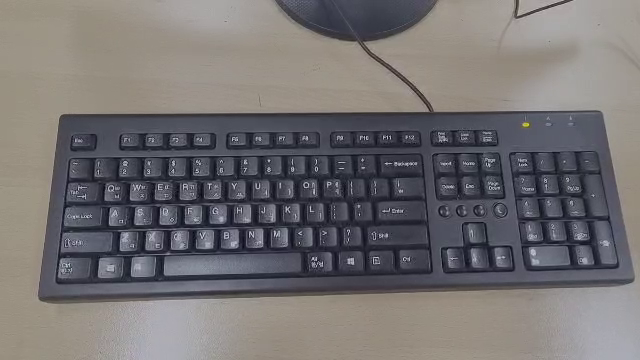
#> input picture frame 15 of hw5 [F3BA024].mp4, 640 x 360 px, given in place of hw2.mp4, which was not available
$ python homework2.py
#> lines starting #> are read from the running program, lines starting #| are printed output that depends on the picture; after the words box and inside, x2 and y2 are one past the last pixel; in counts of white or black regions, pixels touching at a corner belong together; pictures that were not available may be replaced by others from this repository, and a replacement may not be noted
import cv2
import numpy as np
cap = cv2.VideoCapture('hw2.mp4')
while(1):
# Take each frame
    ret, frame = cap.read()
#> frame is the input picture: shape (360, 640, 3); mean B, G, R 113.5, 112.6, 115.7
    hsv = cv2.cvtColor(frame, cv2.COLOR_BGR2HSV)
#> hsv: shape (360, 640, 3); mean H, S, V 68.8, 35.4, 122
# define range of blue color in HSV
    lower_blue = np.array([120,40,40])
    upper_blue = np.array([179,255,255])
# Threshold the HSV image to get only blue colors
    mask = cv2.inRange(hsv, lower_blue, upper_blue)
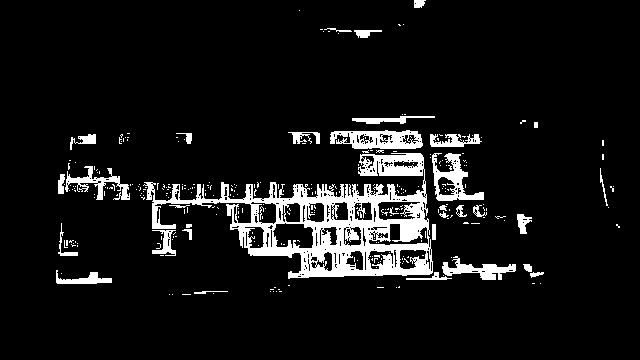
#> mask: shape (360, 640); 8.4% white; 303 white regions (269 under 20 px), largest, box (x1, y1, x2, y2) and area: (143, 153, 433, 279) 11692, (330, 130, 423, 149) 1205, (432, 153, 484, 201) 984
# Bitwise-AND mask and original image
    res = cv2.bitwise_and(frame,frame, mask= mask)
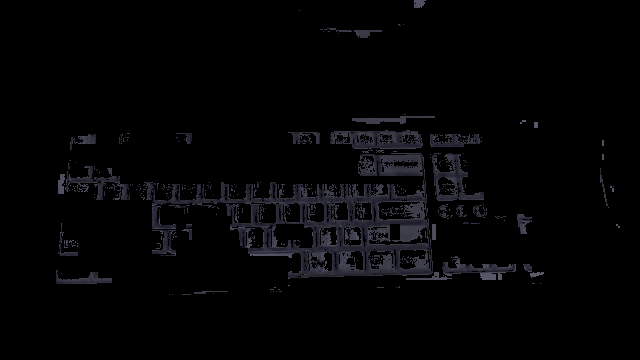
#> res: shape (360, 640, 3); mean B, G, R 5.3, 4.2, 4.2
    cv2.imshow('frame',frame)
    cv2.imshow('mask',mask)
    cv2.imshow('res',res)
    k = cv2.waitKey(5) & 0xFF
#> (key Esc is pressed here)
    if k == 27:
        break

cv2.destroyAllWindows()

$ run again, starting later in the video
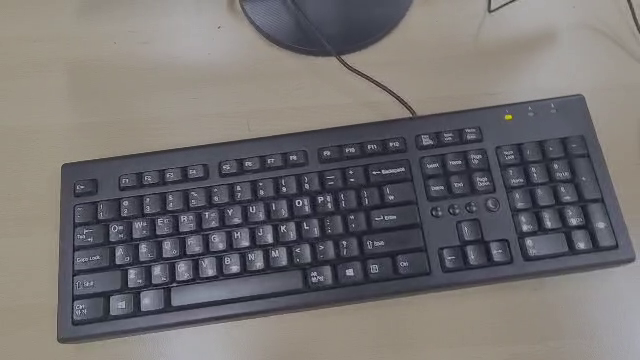
#> input picture frame 71 of hw5 [F3BA024].mp4, 640 x 360 px, given in place of hw2.mp4, which was not available
#> frame is the input picture: shape (360, 640, 3); mean B, G, R 112.8, 112.5, 115.9
#> hsv: shape (360, 640, 3); mean H, S, V 67.2, 35, 121.8
#> `mask = cv2.inRange(hsv, lower_blue, upper_blue)`:
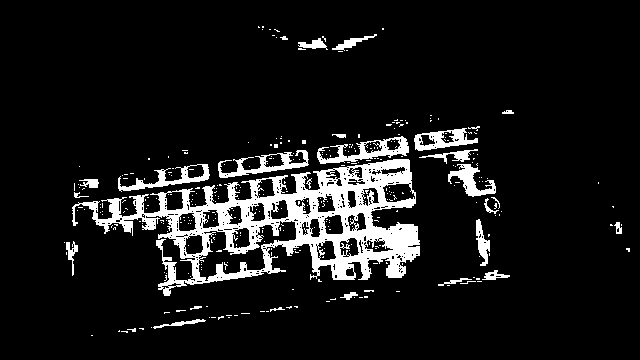
#> mask: shape (360, 640); 9.6% white; 338 white regions (311 under 20 px), largest, box (x1, y1, x2, y2) and area: (72, 159, 420, 296) 15411, (317, 136, 409, 164) 921, (218, 150, 309, 178) 814
#> `res = cv2.bitwise_and(frame,frame, mask= mask)`:
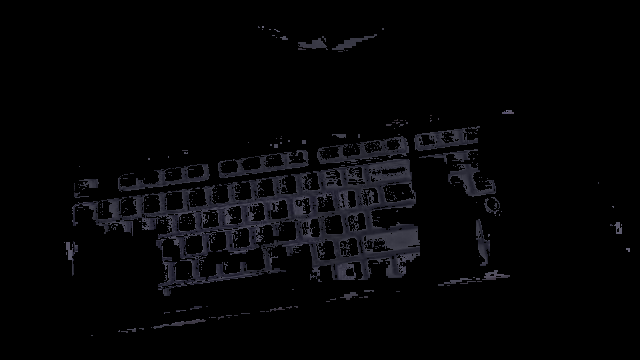
#> res: shape (360, 640, 3); mean B, G, R 6, 4.8, 4.8

$ run again, starting later in the video
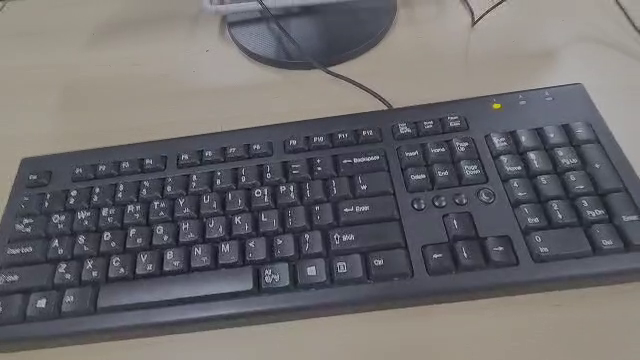
#> input picture frame 126 of hw5 [F3BA024].mp4, 640 x 360 px, given in place of hw2.mp4, which was not available
#> frame is the input picture: shape (360, 640, 3); mean B, G, R 108.6, 106.4, 108.5
#> hsv: shape (360, 640, 3); mean H, S, V 74.1, 35.2, 115.8
#> `mask = cv2.inRange(hsv, lower_blue, upper_blue)`:
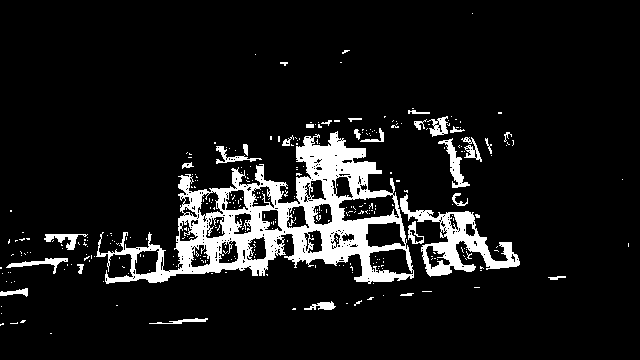
#> mask: shape (360, 640); 9.6% white; 324 white regions (294 under 20 px), largest, box (x1, y1, x2, y2) and area: (96, 131, 414, 284) 15255, (400, 194, 520, 277) 2866, (438, 138, 470, 188) 458
#> `res = cv2.bitwise_and(frame,frame, mask= mask)`:
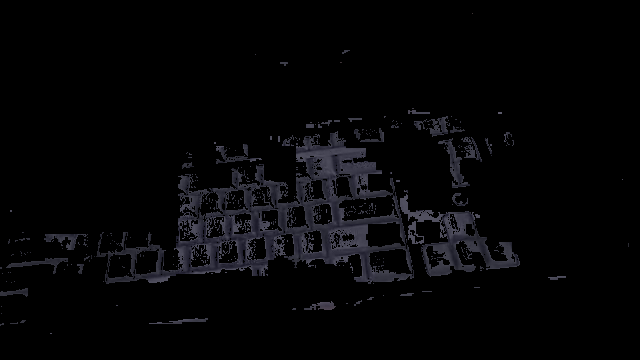
#> res: shape (360, 640, 3); mean B, G, R 6.4, 5.1, 5.2
